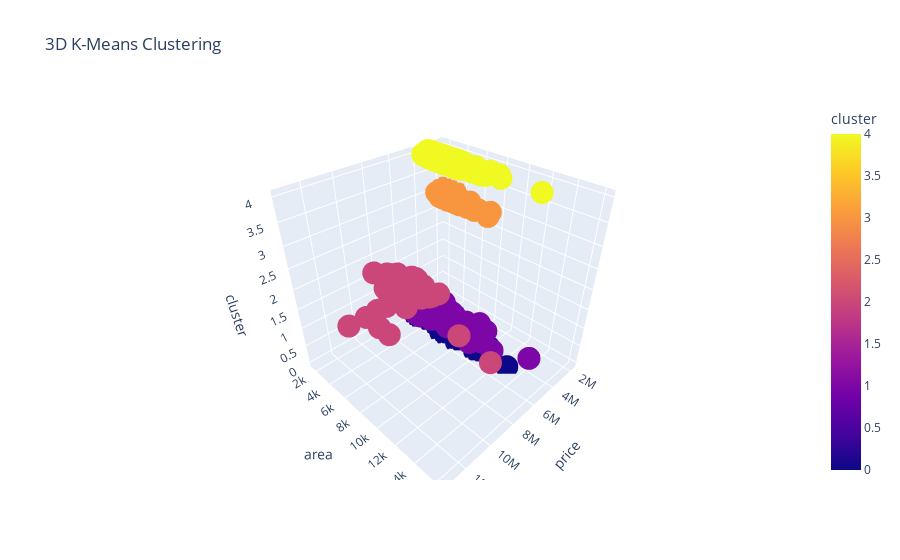

The cell this chart's notebook holds for it:
### Code cell
#3D plot
import plotly.express as px
fig = px.scatter_3d(X, x='price', y='area', z='cluster', color='cluster', title='3D K-Means Clustering')
fig.show()

### Figure 1 — Plotly figure (JSON) as saved in the notebook; plotly's stock layout.template omitted (floating-point values rounded to 4 significant figures; data arrays with more than 128 entries replaced by an {"elided": "..."} marker saying what was removed)
{"data": [{"hovertemplate": "price=%{x}<br>area=%{y}<br>cluster=%{marker.color}<extra></extra>", "legendgroup": "", "marker": {"color": {"elided": "545 int values"}, "coloraxis": "coloraxis", "symbol": "circle"}, "mode": "markers", "name": "", "scene": "scene", "showlegend": false, "type": "scatter3d", "x": {"elided": "545 int values"}, "y": {"elided": "545 int values"}, "z": {"elided": "545 int values"}}], "layout": {"coloraxis": {"colorbar": {"title": {"text": "cluster"}}, "colorscale": [[0, "#0d0887"], [0.1111, "#46039f"], [0.2222, "#7201a8"], [0.3333, "#9c179e"], [0.4444, "#bd3786"], [0.5556, "#d8576b"], [0.6667, "#ed7953"], [0.7778, "#fb9f3a"], [0.8889, "#fdca26"], [1, "#f0f921"]]}, "legend": {"tracegroupgap": 0}, "scene": {"domain": {"x": [0, 1], "y": [0, 1]}, "xaxis": {"title": {"text": "price"}}, "yaxis": {"title": {"text": "area"}}, "zaxis": {"title": {"text": "cluster"}}}, "title": {"text": "3D K-Means Clustering"}}}
